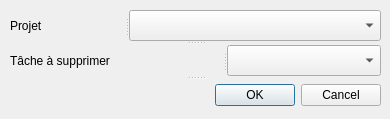
<?xml version="1.0" encoding="UTF-8"?>
<ui version="4.0">
 <class>SupprimerTacheWindow</class>
 <widget class="QDialog" name="SupprimerTacheWindow">
  <property name="geometry">
   <rect>
    <x>0</x>
    <y>0</y>
    <width>390</width>
    <height>119</height>
   </rect>
  </property>
  <property name="windowTitle">
   <string>Supprimer une Tâche</string>
  </property>
  <widget class="QSplitter" name="splitter_3">
   <property name="geometry">
    <rect>
     <x>10</x>
     <y>10</y>
     <width>371</width>
     <height>101</height>
    </rect>
   </property>
   <property name="orientation">
    <enum>Qt::Vertical</enum>
   </property>
   <widget class="QSplitter" name="splitter_2">
    <property name="orientation">
     <enum>Qt::Horizontal</enum>
    </property>
    <widget class="QLabel" name="Projet_Lab">
     <property name="text">
      <string>Projet</string>
     </property>
    </widget>
    <widget class="QComboBox" name="Projet_Box"/>
   </widget>
   <widget class="QSplitter" name="splitter">
    <property name="orientation">
     <enum>Qt::Horizontal</enum>
    </property>
    <widget class="QLabel" name="Tache_Lab">
     <property name="text">
      <string>Tâche à supprimer</string>
     </property>
    </widget>
    <widget class="QComboBox" name="Tache_Box"/>
   </widget>
   <widget class="QDialogButtonBox" name="buttonBox">
    <property name="orientation">
     <enum>Qt::Horizontal</enum>
    </property>
    <property name="standardButtons">
     <set>QDialogButtonBox::Cancel|QDialogButtonBox::Ok</set>
    </property>
   </widget>
  </widget>
 </widget>
 <resources/>
 <connections>
  <connection>
   <sender>buttonBox</sender>
   <signal>accepted()</signal>
   <receiver>SupprimerTacheWindow</receiver>
   <slot>accept()</slot>
   <hints>
    <hint type="sourcelabel">
     <x>248</x>
     <y>254</y>
    </hint>
    <hint type="destinationlabel">
     <x>157</x>
     <y>274</y>
    </hint>
   </hints>
  </connection>
  <connection>
   <sender>buttonBox</sender>
   <signal>rejected()</signal>
   <receiver>SupprimerTacheWindow</receiver>
   <slot>reject()</slot>
   <hints>
    <hint type="sourcelabel">
     <x>316</x>
     <y>260</y>
    </hint>
    <hint type="destinationlabel">
     <x>286</x>
     <y>274</y>
    </hint>
   </hints>
  </connection>
 </connections>
</ui>
